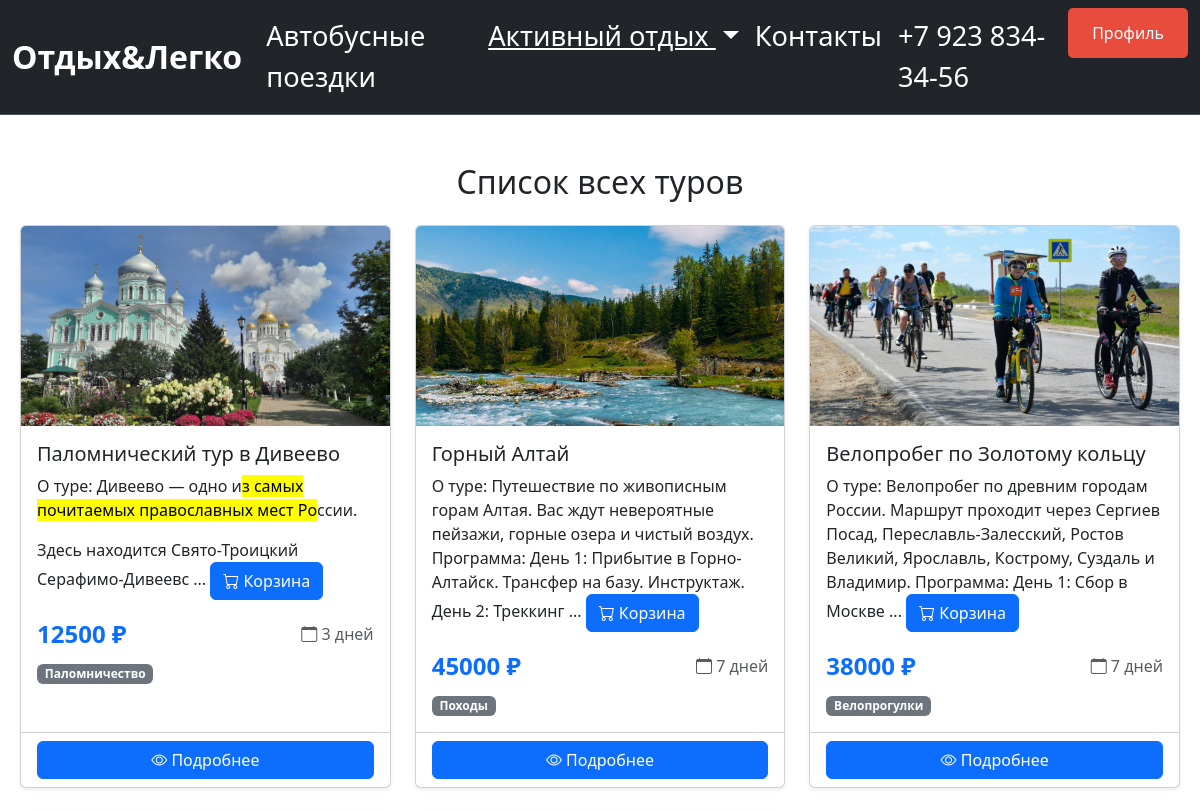
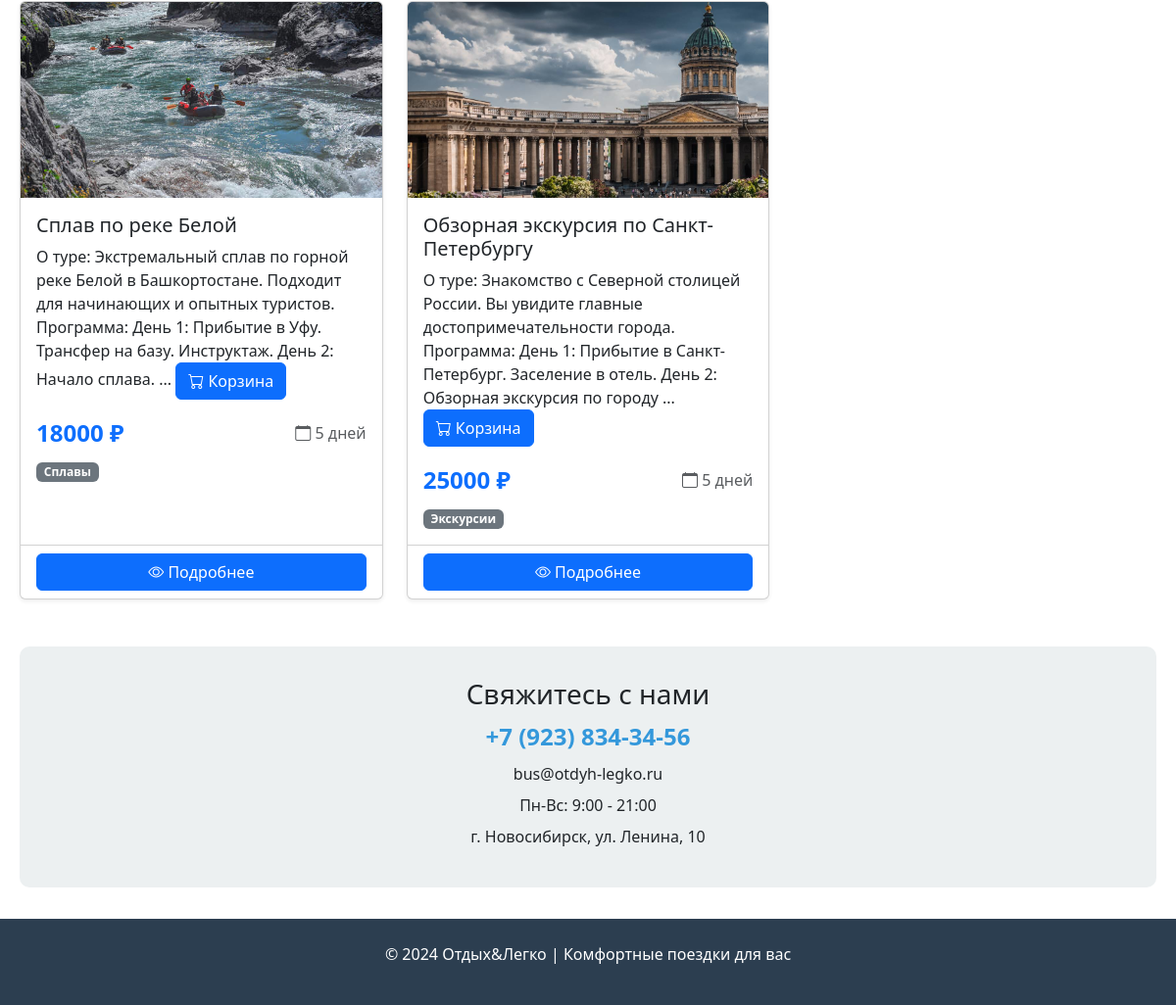
Screenshot of /all_tour (signed in) with the database file from the repository (2 pictures, top to bottom).
### data/tours.py (models this page shows, shortened)
class Tours(SqlAlchemyBase, SerializerMixin):
    __tablename__ = 'tours'
    id = sqlalchemy.Column(sqlalchemy.Integer,
                           primary_key=True, autoincrement=True)
    category_id = sqlalchemy.Column(sqlalchemy.Integer,
                                    sqlalchemy.ForeignKey("category.id"))
    title = sqlalchemy.Column(sqlalchemy.String,
                              nullable=True)
    content = sqlalchemy.Column(sqlalchemy.TEXT,
                                nullable=True)
    is_published = sqlalchemy.Column(sqlalchemy.Boolean,
                                     default=True)
    free_pl = sqlalchemy.Column(sqlalchemy.Integer)
    duration = sqlalchemy.Column(sqlalchemy.Integer, default=3)
    price = sqlalchemy.Column(sqlalchemy.Integer, default=10000)
    img = sqlalchemy.Column(sqlalchemy.String,
                            nullable=False)
    user_id = sqlalchemy.Column(sqlalchemy.Integer, sqlalchemy.ForeignKey("users.id"))
    category = orm.relationship("Category", back_populates='tours')
    cart_items = orm.relationship('CartItem', back_populates='tour', cascade='all, delete-orphan')
    author = orm.relationship("Users", foreign_keys=[user_id], backref='created_tours')

class Category(SqlAlchemyBase, SerializerMixin):
    __tablename__ = 'category'
    id = sqlalchemy.Column(sqlalchemy.Integer,
                           primary_key=True,
                           autoincrement=True)
    name = sqlalchemy.Column(sqlalchemy.String,
                             nullable=True)
    tours = orm.relationship("Tours", cascade="all, delete", back_populates='category')

### main.py (the view)
@app.route('/tours/active')
@app.route('/all_tour')
def all_tour():
    db_sess = db_session.create_session()
    tours = db_sess.query(Tours).all()
    print(f"Найдено туров: {len(tours)}")
    for tour in tours:
        print(f"Тур: {tour.title}, Категория ID: {tour.category_id}")
    return render_template('all_tour.html',
                           title='Список всех туров',
                           tours=tours, active=True)

### data/db_session.py (called while the page is built)
def create_session() -> Session:
    global __factory
    return __factory()

### main.py (called while the page is built)
@login_manager.user_loader
def load_user(user_id):
    db_sess = db_session.create_session()
    return db_sess.query(Users).get(user_id)

### templates/all_tour.html (shortened to what this page needs)
{% extends "base.html" %}
{% block content %}
<div class="container my-5">
  <h2 class="text-center mb-4">{{ title if title else 'Наши туры' }}</h2>
  {% if tours %}
  <div class="row row-cols-1 row-cols-md-3 g-4">
    {% for tour in tours %}
    {% if not current_category or current_category == tour.category.name %}
    <div class="col">
      <div class="card h-100 shadow-sm">
        {% if tour.img %}
        <img src="{{ url_for('static', filename='img/' + tour.img) }}" class="card-img-top" alt="{{ tour.title }}" style="height: 200px; object-fit: cover;">
        {% else %}
        <img src="https://via.placeholder.com/300x200?text=Нет+фото" class="card-img-top" alt="Нет изображения" style="height: 200px; object-fit: cover;">
        {% endif %}
        <div class="card-body">
          <h5 class="card-title">{{ tour.title }}</h5>
          <div class="card-text">
            {% if tour.content %}
              {{ tour.content[:200]|safe if tour.content|length > 200 else tour.content|safe }}
              {% if tour.content|length > 200 %}...{% endif %}
            {% else %}
              <p class="text-muted">Описание временно недоступно</p>
            {% endif %}
            <button class="btn btn-primary" id="cartBtn">
              <i class="bi bi-cart"></i> Корзина
          </button>
          </div>
          <div class="d-flex justify-content-between align-items-center mt-3">
            <span class="text-primary fw-bold fs-4">{{ tour.price }} ₽</span>
            <span class="text-muted"><i class="bi bi-calendar"></i> {{ tour.duration }} дней</span>
          </div>
          {% if tour.category %}
          <div class="mt-2">
            <span class="badge bg-secondary">{{ tour.category.name }}</span>
          </div>
          {% endif %}
        </div>
        <div class="card-footer bg-transparent">
          <a href="/tour/inf/{{ tour.id }}" class="btn btn-primary w-100">
            <i class="bi bi-eye"></i> Подробнее
          </a>
        </div>
      </div>
    </div>
    {% endif %}
    {% endfor %}
  </div>
  {% endif %}
</div>
{% endblock %}

### templates/base.html (style rules this page uses)
.container { max-width: 1200px; margin: 0 auto; padding: 0 20px; }

### rows the page displays
Tours: img (picture), title "Паломнический тур в Дивеево", content "О туре: Дивеево — одно и з самых почитаемых православных мест Ро ссии. Здесь находится Свято-Троицкий Серафимо-Дивеевс", price "12500", duration "3", category.name "Паломничество"
Tours: img (picture), title "Горный Алтай", content "О туре: Путешествие по живописным горам Алтая. Вас ждут невероятные пейзажи, горные озера и чистый воздух. Программа: День 1: Прибытие в Горно-Алтайск. Трансфер на базу. Инструктаж. День 2: Треккинг", price "45000", duration "7", category.name "Походы"
Tours: img (picture), title "Велопробег по Золотому кольцу", content "О туре: Велопробег по древним городам России. Маршрут проходит через Сергиев Посад, Переславль-Залесский, Ростов Великий, Ярославль, Кострому, Суздаль и Владимир. Программа: День 1: Сбор в Москве", price "38000", duration "7", category.name "Велопрогулки"
Tours: img (picture), title "Сплав по реке Белой", content "О туре: Экстремальный сплав по горной реке Белой в Башкортостане. Подходит для начинающих и опытных туристов. Программа: День 1: Прибытие в Уфу. Трансфер на базу. Инструктаж. День 2: Начало сплава.", price "18000", duration "5", category.name "Сплавы"
Tours: img (picture), title "Обзорная экскурсия по Санкт-Петербургу", content "О туре: Знакомство с Северной столицей России. Вы увидите главные достопримечательности города. Программа: День 1: Прибытие в Санкт-Петербург. Заселение в отель. День 2: Обзорная экскурсия по городу", price "25000", duration "5", category.name "Экскурсии"

### other values shown
{{ title if title else 'Наши туры' }} "Список всех туров"
